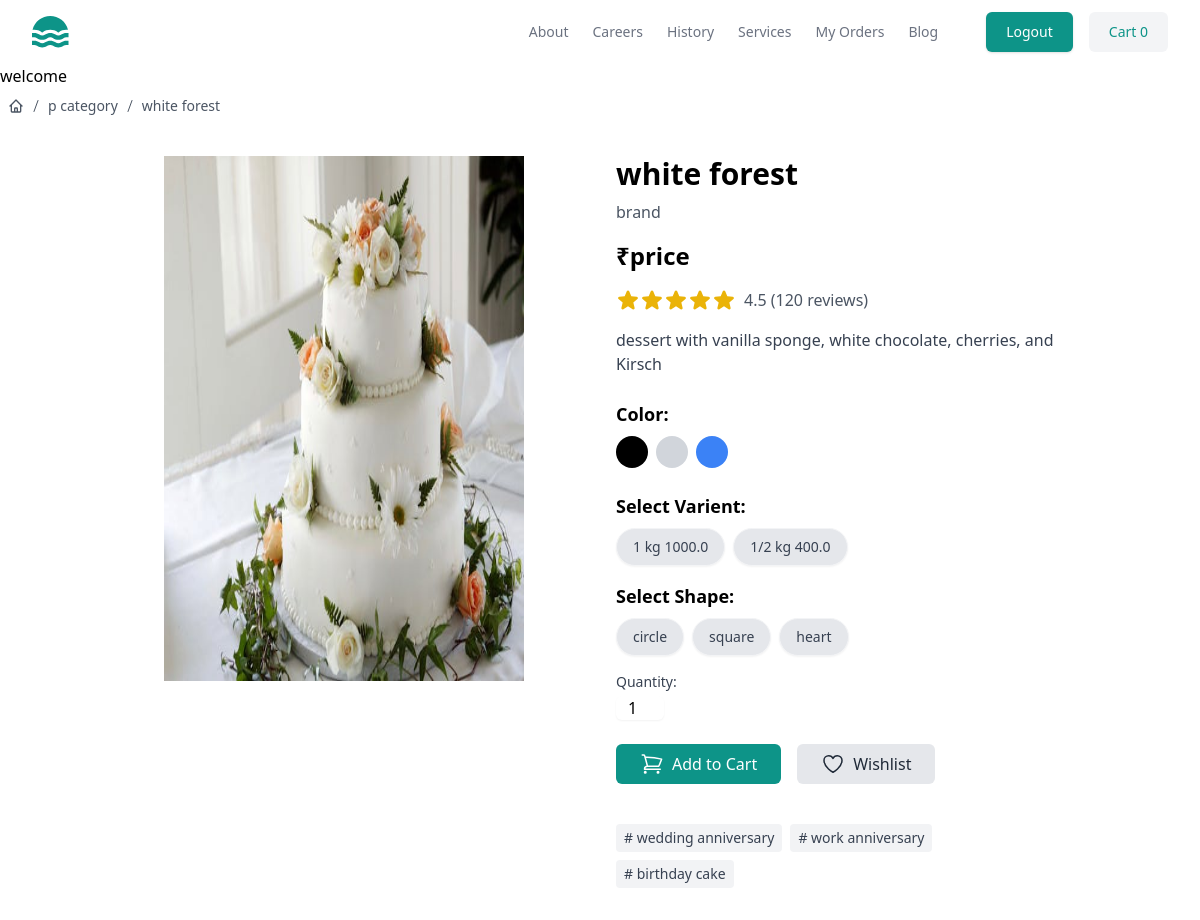
Screenshot of /products/15/ (signed in) with the database file from the repository.
### store/models.py (models this page shows, shortened)
class BaseModel(models.Model):
    created_date=models.DateTimeField(auto_now_add=True)
    updated_date=models.DateTimeField(auto_now=True)
    is_active=models.BooleanField(default=True)

class Cake(BaseModel):
    title=models.CharField(max_length=100)
    description=models.TextField()
    picture=models.ImageField(upload_to="cakeimages",null=True,blank=True)
    tag_objects=models.ManyToManyField(Tag)
    shape_objects=models.ManyToManyField(Shape)

class CakeVarient(BaseModel):
    cake_object=models.ForeignKey(Cake,on_delete=models.CASCADE,related_name="varients")
    size_object=models.ForeignKey(Size,on_delete=models.CASCADE)
    price=models.FloatField()

class Size(BaseModel):
    name=models.CharField(max_length=70,unique=True)
    def __str__(self):
        return self.name

class Shape(BaseModel):
    name=models.CharField(max_length=80,unique=True)
    def __str__(self):
        return self.name

class Tag(BaseModel):
    name=models.CharField(max_length=100,unique=True)
    def __str__(self):
        return self.name

### store/views.py (the view)
# urls.py: path('products/<int:pk>/',views.ProductDetailView.as_view(),name='product-detail'),
@method_decorator(signin_required,name='dispatch')
class ProductDetailView(View):
    template_name='product_detail.html'
    def get(self,request,*args,**kwargs):
        id=kwargs.get('pk')
        qs=Cake.objects.get(id=id)
        return render(request,self.template_name,{'cakes':qs})

### store/context_processors.py (called while the page is built)
def greetings_context(request):
    return {'greetings':'welcome'}

def cart_context(request):
    cart_item_count=0
    if request.user.is_authenticated:
        cart_item_count=Cart.objects.filter(owner=request.user,is_order_placed=False).count()
    return {'cart_item_count':cart_item_count}

### store/templates/product_detail.html (shortened to what this page needs)
{% extends 'base.html' %}
{% block main_block %}
 <h1>{{greetings}}</h1>
<div class="p-2">
    <nav aria-label="Breadcrumb">
        <ol class="flex items-center gap-1 text-sm text-gray-600">
          <li>
            <a href="" class="block transition hover:text-gray-700">
            </a>
          </li>
          <li class="rtl:rotate-180">
            <svg
              xmlns="http://www.w3.org/2000/svg"
              fill="none"
              viewBox="0 0 24 24"
              stroke-width="1.5"
              stroke="currentColor"
              class="size-4"
            >
              <path stroke-linecap="round" stroke-linejoin="round" d="m9 20.247 6-16.5" />
            </svg>
          </li>
          <li>
            <a href="#" class="block transition hover:text-gray-700">p category </a>
          </li>
          <li class="rtl:rotate-180">
            <svg
              xmlns="http://www.w3.org/2000/svg"
              fill="none"
              viewBox="0 0 24 24"
              stroke-width="1.5"
              stroke="currentColor"
              class="size-4"
            >
              <path stroke-linecap="round" stroke-linejoin="round" d="m9 20.247 6-16.5" />
            </svg>
          </li>
          <li>
            <a href="#" class="block transition hover:text-gray-700"> {{cakes.title}} </a>
          </li>
        </ol>
    </nav>
</div>
<div class="bg-white">
    <div class="container mx-auto px-4 py-8">
      <div class="flex flex-wrap -mx-4">
        <div class="w-full md:w-1/2 px-4 mb-8">
          {% if cakes.picture %}
          <img src="{{cakes.picture.url}}" id="mainImage" class="w-3/4 h-3/4 mx-auto">
          {% endif %}
        </div>
        <div class="w-full md:w-1/2 px-4">
          <h2 class="text-3xl font-bold mb-2">{{cakes.title}}</h2>
          <p class="text-gray-600 mb-4">brand</p>
          <div class="mb-4">
            <span class="text-2xl font-bold mr-2">₹price</span>
          </div>
          <div class="flex items-center mb-4">
            <span class="ml-2 text-gray-600">4.5 (120 reviews)</span>
          </div>
          <p class="text-gray-700 mb-6">{{cakes.description}}</p>
          <div class="mb-6">
            <h3 class="text-lg font-semibold mb-2">Color:</h3>
            <div class="flex space-x-2">
              <button class="w-8 h-8 bg-black rounded-full focus:outline-none focus:ring-2 focus:ring-offset-2 focus:ring-black"></button>
              <button class="w-8 h-8 bg-gray-300 rounded-full focus:outline-none focus:ring-2 focus:ring-offset-2 focus:ring-gray-300"></button>
              <button class="w-8 h-8 bg-blue-500 rounded-full focus:outline-none focus:ring-2 focus:ring-offset-2 focus:ring-blue-500"></button>
            </div>
          </div>
          <form action="{%url 'add-to-cart'%}" method="post">
            <div class="mb-4">
                <h3 class="text-lg font-semibold mb-2">Select Varient:</h3>
                <div class="flex items-center mt-2">
                    {% for varient in cakes.varients.all %}
                    <label class="bg-gray-200 light:bg-gray-600 text-gray-700 light:text-white py-2 px-4 rounded-full font-bold mr-2 hover:bg-gray-300 light:hover:bg-gray-600 cursor-pointer border border-gray-100 bg-grey-200 p-4 text-sm font-medium shadow-sm hover:border-gray-200 has-[:checked]:border-blue-500 has-[:checked]:ring-1 has-[:checked]:ring-blue-500"><input class="sr-only" type="radio" value="{{varient.id}}" name="varient">{{varient.size_object}} {{varient.price}}</label>
                    {% endfor %}
                </div>
              </div>
            <div class="mb-4">
              <h3 class="text-lg font-semibold mb-2">Select Shape:</h3>
              <div class="flex items-center mt-2">
                  {% for shape in cakes.shape_objects.all %}
                  <label class="bg-gray-200 light:bg-gray-600 text-gray-700 light:text-white py-2 px-4 rounded-full font-bold mr-2 hover:bg-gray-300 light:hover:bg-gray-600 cursor-pointer border border-gray-100 bg-grey-200 p-4 text-sm font-medium shadow-sm hover:border-gray-200 has-[:checked]:border-blue-500 has-[:checked]:ring-1 has-[:checked]:ring-blue-500"><input class="sr-only" type="radio" value="{{shape.id}}" name="shape">{{shape}}</label>
                  {% endfor %}
              </div>
            </div>
            <div class="mb-6">
              <label for="quantity" class="block text-sm font-medium text-gray-700 mb-1">Quantity:</label>
              <input type="number" id="quantity" name="quantity" min="1" value="1"
                            class="w-12 text-center rounded-md border-gray-300  shadow-sm focus:border-indigo-300 focus:ring focus:ring-indigo-200 focus:ring-opacity-50">
            </div>
            <div class="flex space-x-4 mb-6">
              <button
                  type="submit"
                  class="bg-teal-600 flex gap-2 items-center text-white px-6 py-2 rounded-md hover:bg-teal-700 focus:outline-none focus:ring-2 focus:ring-teal-500 focus:ring-offset-2">
                  Add to Cart
              </button>
              <button
                  class="bg-gray-200 flex gap-2 items-center  text-gray-800 px-6 py-2 rounded-md hover:bg-gray-300 focus:outline-none focus:ring-2 focus:ring-gray-500 focus:ring-offset-2">
                  Wishlist
              </button>
            </div>
          </form>
          <div class="flex flex-wrap gap-2 pe-4 max-w-sm mt-10 text-sm">
            {% for tag in cakes.tag_objects.all %}
            <span class="px-2 py-1 rounded bg-gray-200/50 text-gray-700 hover:bg-gray-200 cursor-default"># {{tag}}</span>
            {% endfor %}
          </div>
        </div>
      </div>
    </div>
</div>
{% endblock %}

### rows the page displays
Cake: title "white forest", picture (picture), description "dessert with vanilla sponge, white chocolate, cherries, and Kirsch"
CakeVarient: size_object "1 kg", price "1000.0"
CakeVarient: size_object "1/2 kg", price "400.0"
Shape: name "circle"
Shape: name "square"
Shape: name "heart"
Tag: name "wedding anniversary"
Tag: name "work anniversary"
Tag: name "birthday cake"

### other values shown
{{ cart_item_count }} "0"
{{ greetings }} "welcome"
